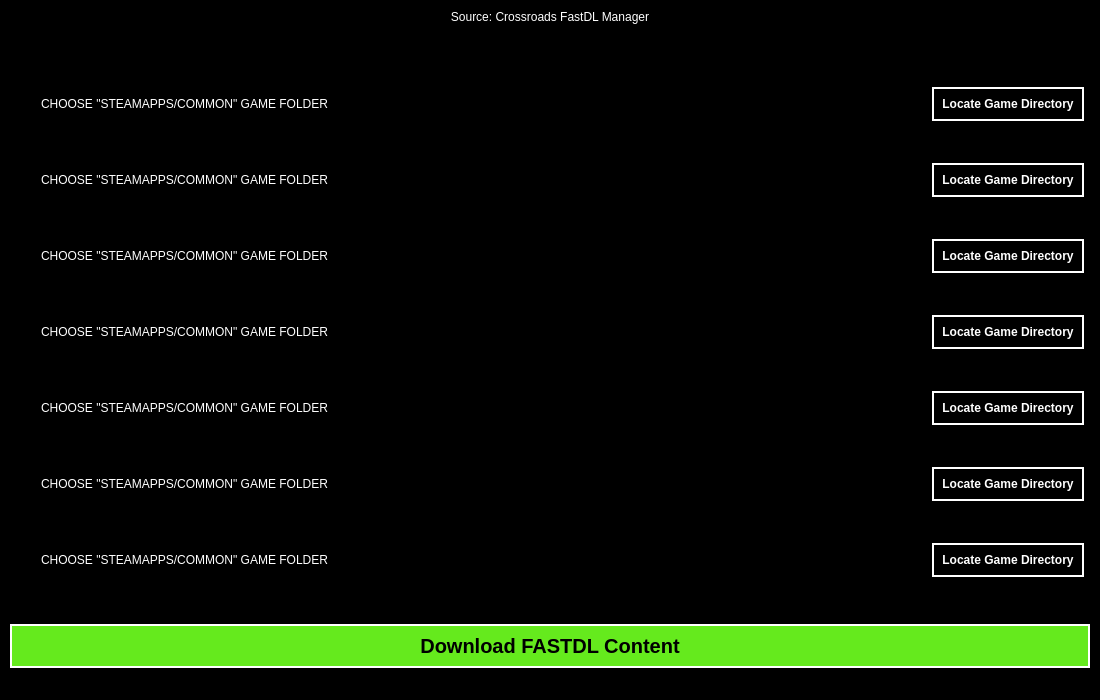
<?xml version="1.0" encoding="UTF-8"?>
<ui version="4.0">
 <class>MainWindow</class>
 <widget class="QMainWindow" name="MainWindow">
  <property name="geometry">
   <rect>
    <x>0</x>
    <y>0</y>
    <width>1100</width>
    <height>700</height>
   </rect>
  </property>
  <property name="minimumSize">
   <size>
    <width>1100</width>
    <height>700</height>
   </size>
  </property>
  <property name="windowTitle">
   <string>MainWindow</string>
  </property>
  <property name="styleSheet">
   <string notr="true">background-color: black</string>
  </property>
  <widget class="QWidget" name="centralwidget">
   <layout class="QVBoxLayout" name="verticalLayout_4">
    <property name="spacing">
     <number>5</number>
    </property>
    <property name="leftMargin">
     <number>10</number>
    </property>
    <property name="topMargin">
     <number>10</number>
    </property>
    <property name="rightMargin">
     <number>10</number>
    </property>
    <property name="bottomMargin">
     <number>10</number>
    </property>
    <item>
     <widget class="QLabel" name="label">
      <property name="autoFillBackground">
       <bool>false</bool>
      </property>
      <property name="styleSheet">
       <string notr="true">color: white;</string>
      </property>
      <property name="text">
       <string>Source: Crossroads FastDL Manager</string>
      </property>
      <property name="alignment">
       <set>Qt::AlignCenter</set>
      </property>
     </widget>
    </item>
    <item>
     <spacer name="horizontalSpacer">
      <property name="orientation">
       <enum>Qt::Horizontal</enum>
      </property>
      <property name="sizeHint" stdset="0">
       <size>
        <width>40</width>
        <height>20</height>
       </size>
      </property>
     </spacer>
    </item>
    <item>
     <widget class="QScrollArea" name="scrollArea">
      <property name="lineWidth">
       <number>1</number>
      </property>
      <property name="verticalScrollBarPolicy">
       <enum>Qt::ScrollBarAsNeeded</enum>
      </property>
      <property name="horizontalScrollBarPolicy">
       <enum>Qt::ScrollBarAsNeeded</enum>
      </property>
      <property name="sizeAdjustPolicy">
       <enum>QAbstractScrollArea::AdjustToContents</enum>
      </property>
      <property name="widgetResizable">
       <bool>true</bool>
      </property>
      <widget class="QWidget" name="scrollAreaWidgetContents">
       <property name="enabled">
        <bool>true</bool>
       </property>
       <property name="geometry">
        <rect>
         <x>0</x>
         <y>0</y>
         <width>1078</width>
         <height>570</height>
        </rect>
       </property>
       <property name="sizePolicy">
        <sizepolicy hsizetype="Expanding" vsizetype="Preferred">
         <horstretch>0</horstretch>
         <verstretch>0</verstretch>
        </sizepolicy>
       </property>
       <layout class="QGridLayout" name="gridLayout">
        <property name="leftMargin">
         <number>5</number>
        </property>
        <property name="topMargin">
         <number>5</number>
        </property>
        <property name="rightMargin">
         <number>5</number>
        </property>
        <property name="bottomMargin">
         <number>5</number>
        </property>
        <property name="horizontalSpacing">
         <number>5</number>
        </property>
        <property name="verticalSpacing">
         <number>10</number>
        </property>
        <item row="0" column="0">
         <widget class="QLabel" name="label_2">
          <property name="toolTip">
           <string>&lt;html&gt;&lt;head/&gt;&lt;body&gt;&lt;p&gt;Team Fortress 2&lt;/p&gt;&lt;/body&gt;&lt;/html&gt;</string>
          </property>
          <property name="styleSheet">
           <string notr="true"/>
          </property>
          <property name="text">
           <string>&lt;html&gt;&lt;head/&gt;&lt;body&gt;&lt;p&gt;&lt;img src=&quot;:/Logo/TF2_Icon.png&quot;/&gt;&lt;/p&gt;&lt;/body&gt;&lt;/html&gt;</string>
          </property>
          <property name="alignment">
           <set>Qt::AlignCenter</set>
          </property>
         </widget>
        </item>
        <item row="0" column="2">
         <widget class="QLabel" name="TF2_path_label">
          <property name="sizePolicy">
           <sizepolicy hsizetype="Expanding" vsizetype="Maximum">
            <horstretch>0</horstretch>
            <verstretch>0</verstretch>
           </sizepolicy>
          </property>
          <property name="autoFillBackground">
           <bool>false</bool>
          </property>
          <property name="styleSheet">
           <string notr="true">color: #fff;
background-color: #000;</string>
          </property>
          <property name="text">
           <string>CHOOSE &quot;STEAMAPPS/COMMON&quot; GAME FOLDER</string>
          </property>
          <property name="scaledContents">
           <bool>false</bool>
          </property>
          <property name="wordWrap">
           <bool>false</bool>
          </property>
         </widget>
        </item>
        <item row="0" column="3">
         <spacer name="horizontalSpacer_2">
          <property name="orientation">
           <enum>Qt::Horizontal</enum>
          </property>
          <property name="sizeHint" stdset="0">
           <size>
            <width>40</width>
            <height>20</height>
           </size>
          </property>
         </spacer>
        </item>
        <item row="1" column="0">
         <widget class="QLabel" name="label_3">
          <property name="toolTip">
           <string>&lt;html&gt;&lt;head/&gt;&lt;body&gt;&lt;p&gt;Half-Life Deathmatch: Source&lt;/p&gt;&lt;/body&gt;&lt;/html&gt;</string>
          </property>
          <property name="styleSheet">
           <string notr="true"/>
          </property>
          <property name="text">
           <string>&lt;html&gt;&lt;head/&gt;&lt;body&gt;&lt;p&gt;&lt;img src=&quot;:/Logo/HLDMS_icon.png&quot;/&gt;&lt;/p&gt;&lt;/body&gt;&lt;/html&gt;</string>
          </property>
          <property name="alignment">
           <set>Qt::AlignCenter</set>
          </property>
         </widget>
        </item>
        <item row="0" column="1">
         <spacer name="horizontalSpacer_3">
          <property name="orientation">
           <enum>Qt::Horizontal</enum>
          </property>
          <property name="sizeType">
           <enum>QSizePolicy::Preferred</enum>
          </property>
          <property name="sizeHint" stdset="0">
           <size>
            <width>20</width>
            <height>20</height>
           </size>
          </property>
         </spacer>
        </item>
        <item row="1" column="1">
         <spacer name="horizontalSpacer_4">
          <property name="orientation">
           <enum>Qt::Horizontal</enum>
          </property>
          <property name="sizeType">
           <enum>QSizePolicy::Preferred</enum>
          </property>
          <property name="sizeHint" stdset="0">
           <size>
            <width>20</width>
            <height>20</height>
           </size>
          </property>
         </spacer>
        </item>
        <item row="0" column="4">
         <widget class="QPushButton" name="TF2_set_dir_button">
          <property name="styleSheet">
           <string notr="true">QPushButton {
  font-family: 'VCR OSD Mono', monospace;
  font-weight: bold;
  padding: 8px;
  text-transform: uppercase;
  text-decoration: none;
  color: #fff;
  background-color: #000;
  border: 2px solid #ffffff;
}

QPushButton:hover {
background-color: rgb(30, 30, 30);
}

QPushButton:pressed {
    background-color: rgb(70, 70, 70);
    border-style: inset;
    margin-left: 1px;
    margin-top: 1px;
}</string>
          </property>
          <property name="text">
           <string>Locate Game Directory</string>
          </property>
         </widget>
        </item>
        <item row="4" column="3">
         <spacer name="horizontalSpacer_13">
          <property name="orientation">
           <enum>Qt::Horizontal</enum>
          </property>
          <property name="sizeHint" stdset="0">
           <size>
            <width>40</width>
            <height>20</height>
           </size>
          </property>
         </spacer>
        </item>
        <item row="5" column="0">
         <widget class="QLabel" name="label_8">
          <property name="toolTip">
           <string>&lt;html&gt;&lt;head/&gt;&lt;body&gt;&lt;p&gt;Counter-Strike: Source&lt;/p&gt;&lt;/body&gt;&lt;/html&gt;</string>
          </property>
          <property name="styleSheet">
           <string notr="true"/>
          </property>
          <property name="text">
           <string>&lt;html&gt;&lt;head/&gt;&lt;body&gt;&lt;p&gt;&lt;img src=&quot;:/Logo/CSS_icon.png&quot;/&gt;&lt;/p&gt;&lt;/body&gt;&lt;/html&gt;</string>
          </property>
          <property name="alignment">
           <set>Qt::AlignCenter</set>
          </property>
         </widget>
        </item>
        <item row="3" column="0">
         <widget class="QLabel" name="label_5">
          <property name="toolTip">
           <string>&lt;html&gt;&lt;head/&gt;&lt;body&gt;&lt;p&gt;Day of Defeat: Source&lt;/p&gt;&lt;/body&gt;&lt;/html&gt;</string>
          </property>
          <property name="styleSheet">
           <string notr="true"/>
          </property>
          <property name="text">
           <string>&lt;html&gt;&lt;head/&gt;&lt;body&gt;&lt;p&gt;&lt;img src=&quot;:/Logo/DODS_icon.png&quot;/&gt;&lt;/p&gt;&lt;/body&gt;&lt;/html&gt;</string>
          </property>
          <property name="alignment">
           <set>Qt::AlignCenter</set>
          </property>
         </widget>
        </item>
        <item row="1" column="2">
         <widget class="QLabel" name="HLDMS_path_label">
          <property name="sizePolicy">
           <sizepolicy hsizetype="Expanding" vsizetype="Maximum">
            <horstretch>0</horstretch>
            <verstretch>0</verstretch>
           </sizepolicy>
          </property>
          <property name="autoFillBackground">
           <bool>false</bool>
          </property>
          <property name="styleSheet">
           <string notr="true">color: rgb(255, 255, 255);
background-color: black;</string>
          </property>
          <property name="text">
           <string>CHOOSE &quot;STEAMAPPS/COMMON&quot; GAME FOLDER</string>
          </property>
          <property name="alignment">
           <set>Qt::AlignLeading|Qt::AlignLeft|Qt::AlignVCenter</set>
          </property>
         </widget>
        </item>
        <item row="2" column="1">
         <spacer name="horizontalSpacer_6">
          <property name="orientation">
           <enum>Qt::Horizontal</enum>
          </property>
          <property name="sizeType">
           <enum>QSizePolicy::Preferred</enum>
          </property>
          <property name="sizeHint" stdset="0">
           <size>
            <width>20</width>
            <height>20</height>
           </size>
          </property>
         </spacer>
        </item>
        <item row="2" column="3">
         <spacer name="horizontalSpacer_7">
          <property name="orientation">
           <enum>Qt::Horizontal</enum>
          </property>
          <property name="sizeHint" stdset="0">
           <size>
            <width>40</width>
            <height>20</height>
           </size>
          </property>
         </spacer>
        </item>
        <item row="4" column="1">
         <spacer name="horizontalSpacer_12">
          <property name="orientation">
           <enum>Qt::Horizontal</enum>
          </property>
          <property name="sizeType">
           <enum>QSizePolicy::Preferred</enum>
          </property>
          <property name="sizeHint" stdset="0">
           <size>
            <width>20</width>
            <height>20</height>
           </size>
          </property>
         </spacer>
        </item>
        <item row="4" column="4">
         <widget class="QPushButton" name="L4D2_set_dir_button">
          <property name="styleSheet">
           <string notr="true">QPushButton {
  font-family: 'VCR OSD Mono', monospace;
  font-weight: bold;
  padding: 8px;
  text-transform: uppercase;
  text-decoration: none;
  color: #fff;
  background-color: #000;
  border: 2px solid #ffffff;
}

QPushButton:hover {
background-color: rgb(30, 30, 30);
}

QPushButton:pressed {
    background-color: rgb(70, 70, 70);
    border-style: inset;
    margin-left: 1px;
    margin-top: 1px;
}</string>
          </property>
          <property name="text">
           <string>Locate Game Directory</string>
          </property>
         </widget>
        </item>
        <item row="1" column="3">
         <spacer name="horizontalSpacer_5">
          <property name="orientation">
           <enum>Qt::Horizontal</enum>
          </property>
          <property name="sizeHint" stdset="0">
           <size>
            <width>40</width>
            <height>20</height>
           </size>
          </property>
         </spacer>
        </item>
        <item row="1" column="4">
         <widget class="QPushButton" name="HLDMS_set_dir_button">
          <property name="sizePolicy">
           <sizepolicy hsizetype="Minimum" vsizetype="Fixed">
            <horstretch>0</horstretch>
            <verstretch>0</verstretch>
           </sizepolicy>
          </property>
          <property name="styleSheet">
           <string notr="true">QPushButton {
  font-family: 'VCR OSD Mono', monospace;
  font-weight: bold;
  padding: 8px;
  text-transform: uppercase;
  text-decoration: none;
  color: #fff;
  background-color: #000;
  border: 2px solid #ffffff;
}

QPushButton:hover {
background-color: rgb(30, 30, 30);
}

QPushButton:pressed {
    background-color: rgb(70, 70, 70);
    border-style: inset;
    margin-left: 1px;
    margin-top: 1px;
}</string>
          </property>
          <property name="text">
           <string>Locate Game Directory</string>
          </property>
         </widget>
        </item>
        <item row="2" column="0">
         <widget class="QLabel" name="label_4">
          <property name="toolTip">
           <string>&lt;html&gt;&lt;head/&gt;&lt;body&gt;&lt;p&gt;Half-Life 2: Deathmatch&lt;/p&gt;&lt;/body&gt;&lt;/html&gt;</string>
          </property>
          <property name="styleSheet">
           <string notr="true"/>
          </property>
          <property name="text">
           <string>&lt;html&gt;&lt;head/&gt;&lt;body&gt;&lt;p&gt;&lt;img src=&quot;:/Logo/HL2DM_icon.png&quot;/&gt;&lt;/p&gt;&lt;/body&gt;&lt;/html&gt;</string>
          </property>
          <property name="alignment">
           <set>Qt::AlignCenter</set>
          </property>
         </widget>
        </item>
        <item row="2" column="4">
         <widget class="QPushButton" name="HL2DM_set_dir_button">
          <property name="styleSheet">
           <string notr="true">QPushButton {
  font-family: 'VCR OSD Mono', monospace;
  font-weight: bold;
  padding: 8px;
  text-transform: uppercase;
  text-decoration: none;
  color: #fff;
  background-color: #000;
  border: 2px solid #ffffff;
}

QPushButton:hover {
background-color: rgb(30, 30, 30);
}

QPushButton:pressed {
    background-color: rgb(70, 70, 70);
    border-style: inset;
    margin-left: 1px;
    margin-top: 1px;
}</string>
          </property>
          <property name="text">
           <string>Locate Game Directory</string>
          </property>
         </widget>
        </item>
        <item row="3" column="1">
         <spacer name="horizontalSpacer_8">
          <property name="orientation">
           <enum>Qt::Horizontal</enum>
          </property>
          <property name="sizeType">
           <enum>QSizePolicy::Preferred</enum>
          </property>
          <property name="sizeHint" stdset="0">
           <size>
            <width>20</width>
            <height>20</height>
           </size>
          </property>
         </spacer>
        </item>
        <item row="3" column="3">
         <spacer name="horizontalSpacer_9">
          <property name="orientation">
           <enum>Qt::Horizontal</enum>
          </property>
          <property name="sizeHint" stdset="0">
           <size>
            <width>40</width>
            <height>20</height>
           </size>
          </property>
         </spacer>
        </item>
        <item row="3" column="4">
         <widget class="QPushButton" name="DOD_set_dir_button">
          <property name="styleSheet">
           <string notr="true">QPushButton {
  font-family: 'VCR OSD Mono', monospace;
  font-weight: bold;
  padding: 8px;
  text-transform: uppercase;
  text-decoration: none;
  color: #fff;
  background-color: #000;
  border: 2px solid #ffffff;
}

QPushButton:hover {
background-color: rgb(30, 30, 30);
}

QPushButton:pressed {
    background-color: rgb(70, 70, 70);
    border-style: inset;
    margin-left: 1px;
    margin-top: 1px;
}</string>
          </property>
          <property name="text">
           <string>Locate Game Directory</string>
          </property>
         </widget>
        </item>
        <item row="2" column="2">
         <widget class="QLabel" name="HL2DM_path_label">
          <property name="sizePolicy">
           <sizepolicy hsizetype="Expanding" vsizetype="Maximum">
            <horstretch>0</horstretch>
            <verstretch>0</verstretch>
           </sizepolicy>
          </property>
          <property name="autoFillBackground">
           <bool>false</bool>
          </property>
          <property name="styleSheet">
           <string notr="true">color: rgb(255, 255, 255);
background-color: black;</string>
          </property>
          <property name="text">
           <string>CHOOSE &quot;STEAMAPPS/COMMON&quot; GAME FOLDER</string>
          </property>
          <property name="alignment">
           <set>Qt::AlignLeading|Qt::AlignLeft|Qt::AlignVCenter</set>
          </property>
         </widget>
        </item>
        <item row="3" column="2">
         <widget class="QLabel" name="DOD_path_label">
          <property name="sizePolicy">
           <sizepolicy hsizetype="Expanding" vsizetype="Maximum">
            <horstretch>0</horstretch>
            <verstretch>0</verstretch>
           </sizepolicy>
          </property>
          <property name="autoFillBackground">
           <bool>false</bool>
          </property>
          <property name="styleSheet">
           <string notr="true">color: rgb(255, 255, 255);
background-color: black;</string>
          </property>
          <property name="text">
           <string>CHOOSE &quot;STEAMAPPS/COMMON&quot; GAME FOLDER</string>
          </property>
          <property name="alignment">
           <set>Qt::AlignLeading|Qt::AlignLeft|Qt::AlignVCenter</set>
          </property>
         </widget>
        </item>
        <item row="4" column="0">
         <widget class="QLabel" name="label_7">
          <property name="toolTip">
           <string>&lt;html&gt;&lt;head/&gt;&lt;body&gt;&lt;p&gt;Left 4 Dead 2&lt;/p&gt;&lt;/body&gt;&lt;/html&gt;</string>
          </property>
          <property name="styleSheet">
           <string notr="true"/>
          </property>
          <property name="text">
           <string>&lt;html&gt;&lt;head/&gt;&lt;body&gt;&lt;p&gt;&lt;img src=&quot;:/Logo/L4D2_icon.png&quot;/&gt;&lt;/p&gt;&lt;/body&gt;&lt;/html&gt;</string>
          </property>
          <property name="alignment">
           <set>Qt::AlignCenter</set>
          </property>
         </widget>
        </item>
        <item row="4" column="2">
         <widget class="QLabel" name="L4D2_path_label">
          <property name="sizePolicy">
           <sizepolicy hsizetype="Expanding" vsizetype="Maximum">
            <horstretch>0</horstretch>
            <verstretch>0</verstretch>
           </sizepolicy>
          </property>
          <property name="autoFillBackground">
           <bool>false</bool>
          </property>
          <property name="styleSheet">
           <string notr="true">color: rgb(255, 255, 255);
background-color: black;</string>
          </property>
          <property name="text">
           <string>CHOOSE &quot;STEAMAPPS/COMMON&quot; GAME FOLDER</string>
          </property>
          <property name="alignment">
           <set>Qt::AlignLeading|Qt::AlignLeft|Qt::AlignVCenter</set>
          </property>
         </widget>
        </item>
        <item row="5" column="4">
         <widget class="QPushButton" name="CSS_set_dir_button">
          <property name="styleSheet">
           <string notr="true">QPushButton {
  font-family: 'VCR OSD Mono', monospace;
  font-weight: bold;
  padding: 8px;
  text-transform: uppercase;
  text-decoration: none;
  color: #fff;
  background-color: #000;
  border: 2px solid #ffffff;
}

QPushButton:hover {
background-color: rgb(30, 30, 30);
}

QPushButton:pressed {
    background-color: rgb(70, 70, 70);
    border-style: inset;
    margin-left: 1px;
    margin-top: 1px;
}</string>
          </property>
          <property name="text">
           <string>Locate Game Directory</string>
          </property>
         </widget>
        </item>
        <item row="6" column="4">
         <widget class="QPushButton" name="CSGO_set_dir_button">
          <property name="styleSheet">
           <string notr="true">QPushButton {
  font-family: 'VCR OSD Mono', monospace;
  font-weight: bold;
  padding: 8px;
  text-transform: uppercase;
  text-decoration: none;
  color: #fff;
  background-color: #000;
  border: 2px solid #ffffff;
}

QPushButton:hover {
background-color: rgb(30, 30, 30);
}

QPushButton:pressed {
    background-color: rgb(70, 70, 70);
    border-style: inset;
    margin-left: 1px;
    margin-top: 1px;
}</string>
          </property>
          <property name="text">
           <string>Locate Game Directory</string>
          </property>
         </widget>
        </item>
        <item row="6" column="1">
         <spacer name="horizontalSpacer_16">
          <property name="orientation">
           <enum>Qt::Horizontal</enum>
          </property>
          <property name="sizeType">
           <enum>QSizePolicy::Preferred</enum>
          </property>
          <property name="sizeHint" stdset="0">
           <size>
            <width>20</width>
            <height>20</height>
           </size>
          </property>
         </spacer>
        </item>
        <item row="5" column="1">
         <spacer name="horizontalSpacer_14">
          <property name="orientation">
           <enum>Qt::Horizontal</enum>
          </property>
          <property name="sizeType">
           <enum>QSizePolicy::Preferred</enum>
          </property>
          <property name="sizeHint" stdset="0">
           <size>
            <width>20</width>
            <height>20</height>
           </size>
          </property>
         </spacer>
        </item>
        <item row="5" column="2">
         <widget class="QLabel" name="CSS_path_label">
          <property name="sizePolicy">
           <sizepolicy hsizetype="Expanding" vsizetype="Maximum">
            <horstretch>0</horstretch>
            <verstretch>0</verstretch>
           </sizepolicy>
          </property>
          <property name="autoFillBackground">
           <bool>false</bool>
          </property>
          <property name="styleSheet">
           <string notr="true">color: rgb(255, 255, 255);
background-color: black;</string>
          </property>
          <property name="text">
           <string>CHOOSE &quot;STEAMAPPS/COMMON&quot; GAME FOLDER</string>
          </property>
          <property name="alignment">
           <set>Qt::AlignLeading|Qt::AlignLeft|Qt::AlignVCenter</set>
          </property>
         </widget>
        </item>
        <item row="5" column="3">
         <spacer name="horizontalSpacer_15">
          <property name="orientation">
           <enum>Qt::Horizontal</enum>
          </property>
          <property name="sizeHint" stdset="0">
           <size>
            <width>40</width>
            <height>20</height>
           </size>
          </property>
         </spacer>
        </item>
        <item row="6" column="0">
         <widget class="QLabel" name="label_9">
          <property name="toolTip">
           <string>&lt;html&gt;&lt;head/&gt;&lt;body&gt;&lt;p&gt;Counter-Strike: Global Offensive&lt;/p&gt;&lt;/body&gt;&lt;/html&gt;</string>
          </property>
          <property name="styleSheet">
           <string notr="true"/>
          </property>
          <property name="text">
           <string>&lt;html&gt;&lt;head/&gt;&lt;body&gt;&lt;p&gt;&lt;img src=&quot;:/Logo/CSGO_icon.png&quot;/&gt;&lt;/p&gt;&lt;/body&gt;&lt;/html&gt;</string>
          </property>
          <property name="alignment">
           <set>Qt::AlignCenter</set>
          </property>
         </widget>
        </item>
        <item row="6" column="2">
         <widget class="QLabel" name="CSGO_path_label">
          <property name="sizePolicy">
           <sizepolicy hsizetype="Expanding" vsizetype="Maximum">
            <horstretch>0</horstretch>
            <verstretch>0</verstretch>
           </sizepolicy>
          </property>
          <property name="autoFillBackground">
           <bool>false</bool>
          </property>
          <property name="styleSheet">
           <string notr="true">color: rgb(255, 255, 255);
background-color: black;</string>
          </property>
          <property name="text">
           <string>CHOOSE &quot;STEAMAPPS/COMMON&quot; GAME FOLDER</string>
          </property>
          <property name="alignment">
           <set>Qt::AlignLeading|Qt::AlignLeft|Qt::AlignVCenter</set>
          </property>
         </widget>
        </item>
        <item row="6" column="3">
         <spacer name="horizontalSpacer_17">
          <property name="orientation">
           <enum>Qt::Horizontal</enum>
          </property>
          <property name="sizeHint" stdset="0">
           <size>
            <width>40</width>
            <height>20</height>
           </size>
          </property>
         </spacer>
        </item>
       </layout>
      </widget>
     </widget>
    </item>
    <item>
     <widget class="QPushButton" name="download_button">
      <property name="sizePolicy">
       <sizepolicy hsizetype="Preferred" vsizetype="Fixed">
        <horstretch>0</horstretch>
        <verstretch>0</verstretch>
       </sizepolicy>
      </property>
      <property name="layoutDirection">
       <enum>Qt::LeftToRight</enum>
      </property>
      <property name="styleSheet">
       <string notr="true">QPushButton {
  font-family: 'VCR OSD Mono', monospace;
  font-size: 20px;
  font-weight: bold;
  padding: 8px;
  text-transform: uppercase;
  text-decoration: none;
  color: #000;
  background-color: rgb(101, 234, 29);
  border: 2px solid #ffffff;
}

QPushButton:hover {
background-color: rgb(93, 209, 25);
}

QPushButton:pressed {
    
	background-color: rgb(81, 177, 20);
    border-style: inset;
    margin-left: 1px;
    margin-top: 1px;
}</string>
      </property>
      <property name="text">
       <string>Download FASTDL Content</string>
      </property>
     </widget>
    </item>
   </layout>
  </widget>
  <widget class="QStatusBar" name="statusbar"/>
 </widget>
 <resources>
  <include location="../resource/tf2.qrc"/>
 </resources>
 <connections/>
</ui>
